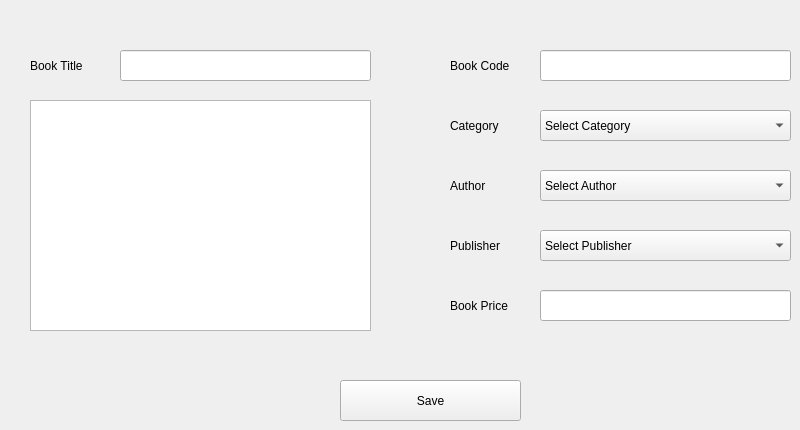
      <widget class="QWidget" name="tab_4">
       <attribute name="title">
        <string>Add New Book</string>
       </attribute>
       <widget class="QLabel" name="label_3">
        <property name="geometry">
         <rect>
          <x>30</x>
          <y>50</y>
          <width>81</width>
          <height>31</height>
         </rect>
        </property>
        <property name="text">
         <string>Book Title</string>
        </property>
       </widget>
       <widget class="QLineEdit" name="AddBookTab_BookTitle_TextBox">
        <property name="geometry">
         <rect>
          <x>120</x>
          <y>50</y>
          <width>251</width>
          <height>31</height>
         </rect>
        </property>
        <property name="text">
         <string/>
        </property>
       </widget>
       <widget class="QTextEdit" name="AddBookTab_TextBox">
        <property name="geometry">
         <rect>
          <x>30</x>
          <y>100</y>
          <width>341</width>
          <height>231</height>
         </rect>
        </property>
       </widget>
       <widget class="QLabel" name="label_4">
        <property name="geometry">
         <rect>
          <x>450</x>
          <y>50</y>
          <width>81</width>
          <height>31</height>
         </rect>
        </property>
        <property name="text">
         <string>Book Code</string>
        </property>
       </widget>
       <widget class="QLineEdit" name="AddBookTab_BookCode_TextBox">
        <property name="geometry">
         <rect>
          <x>540</x>
          <y>50</y>
          <width>251</width>
          <height>31</height>
         </rect>
        </property>
       </widget>
       <widget class="QLabel" name="label_5">
        <property name="geometry">
         <rect>
          <x>450</x>
          <y>290</y>
          <width>81</width>
          <height>31</height>
         </rect>
        </property>
        <property name="text">
         <string>Book Price</string>
        </property>
       </widget>
       <widget class="QLineEdit" name="AddBookTab_BookPrice_TextBox">
        <property name="geometry">
         <rect>
          <x>540</x>
          <y>290</y>
          <width>251</width>
          <height>31</height>
         </rect>
        </property>
       </widget>
       <widget class="QComboBox" name="AddBookTab_Category_ComboBox">
        <property name="geometry">
         <rect>
          <x>540</x>
          <y>110</y>
          <width>251</width>
          <height>31</height>
         </rect>
        </property>
        <item>
         <property name="text">
          <string>Select Category</string>
         </property>
        </item>
       </widget>
       <widget class="QComboBox" name="AddBookTab_Author_ComboBox">
        <property name="geometry">
         <rect>
          <x>540</x>
          <y>170</y>
          <width>251</width>
          <height>31</height>
         </rect>
        </property>
        <item>
         <property name="text">
          <string>Select Author</string>
         </property>
        </item>
       </widget>
       <widget class="QComboBox" name="AddBookTab_Publisher_ComboBox">
        <property name="geometry">
         <rect>
          <x>540</x>
          <y>230</y>
          <width>251</width>
          <height>31</height>
         </rect>
        </property>
        <item>
         <property name="text">
          <string>Select Publisher</string>
         </property>
        </item>
       </widget>
       <widget class="QLabel" name="label_6">
        <property name="geometry">
         <rect>
          <x>450</x>
          <y>230</y>
          <width>81</width>
          <height>31</height>
         </rect>
        </property>
        <property name="text">
         <string>Publisher</string>
        </property>
       </widget>
       <widget class="QLabel" name="label_7">
        <property name="geometry">
         <rect>
          <x>450</x>
          <y>170</y>
          <width>81</width>
          <height>31</height>
         </rect>
        </property>
        <property name="text">
         <string>Author</string>
        </property>
       </widget>
       <widget class="QLabel" name="label_8">
        <property name="geometry">
         <rect>
          <x>450</x>
          <y>110</y>
          <width>81</width>
          <height>31</height>
         </rect>
        </property>
        <property name="text">
         <string>Category</string>
        </property>
       </widget>
       <widget class="QPushButton" name="AddBookTab_Save_Button">
        <property name="geometry">
         <rect>
          <x>340</x>
          <y>380</y>
          <width>181</width>
          <height>41</height>
         </rect>
        </property>
        <property name="text">
         <string>Save</string>
        </property>
       </widget>
      </widget>
